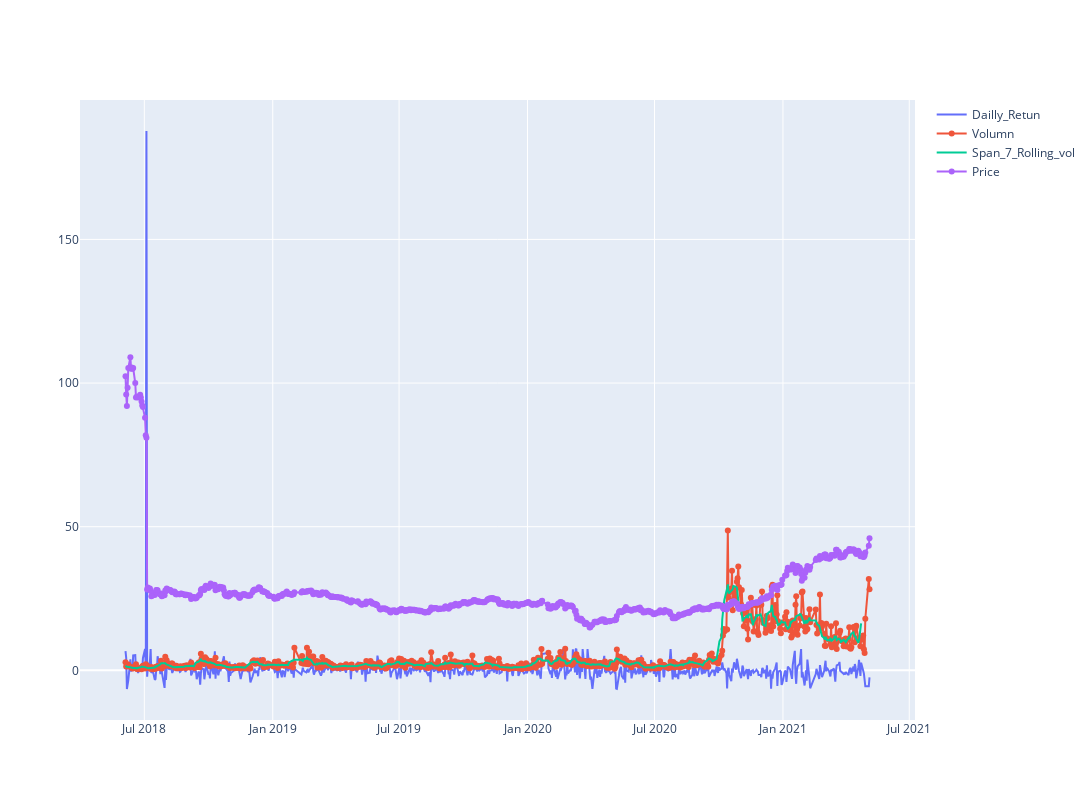

Notebook code cell kept with this figure:
### Code cell
df['Volumn'] = df['<Volume>']/1000000
Volumnshort_rolling = df['Volumn'].rolling(window=7).mean()

fig = go.Figure()
fig.update_layout(  autosize=False,   width=1200,    height=800)
fig.add_trace(go.Scatter(x=df.datetime, y=df['Daily_return'], 
                        mode='lines', name='Dailly_Retun'))
fig.add_trace(go.Scatter(x=df.datetime, y=df['Volumn'], 
                        mode='lines+markers', name='Volumn'))

fig.add_trace(go.Scatter(x=df.datetime, y=Volumnshort_rolling, 
                      mode ='lines', name='Span_7_Rolling_vol'))

fig.add_trace(go.Scatter(x=df.datetime, y=df['<Close>'], 
                        mode='lines+markers', name='Price'))

### Figure 1 — Plotly figure (JSON) as saved in the notebook; plotly's stock layout.template omitted (floating-point values rounded to 4 significant figures; data arrays with more than 128 entries replaced by an {"elided": "..."} marker saying what was removed)
{"data": [{"mode": "lines", "name": "Dailly_Retun", "type": "scatter", "x": {"elided": "731 str values"}, "y": {"elided": "731 float values"}}, {"mode": "lines+markers", "name": "Volumn", "type": "scatter", "x": {"elided": "731 str values"}, "y": {"elided": "731 float values"}}, {"mode": "lines", "name": "Span_7_Rolling_vol", "type": "scatter", "x": {"elided": "731 str values"}, "y": {"elided": "731 float values"}}, {"mode": "lines+markers", "name": "Price", "type": "scatter", "x": {"elided": "731 str values"}, "y": {"elided": "731 float values"}}], "layout": {"autosize": false, "height": 800, "width": 1200}}
